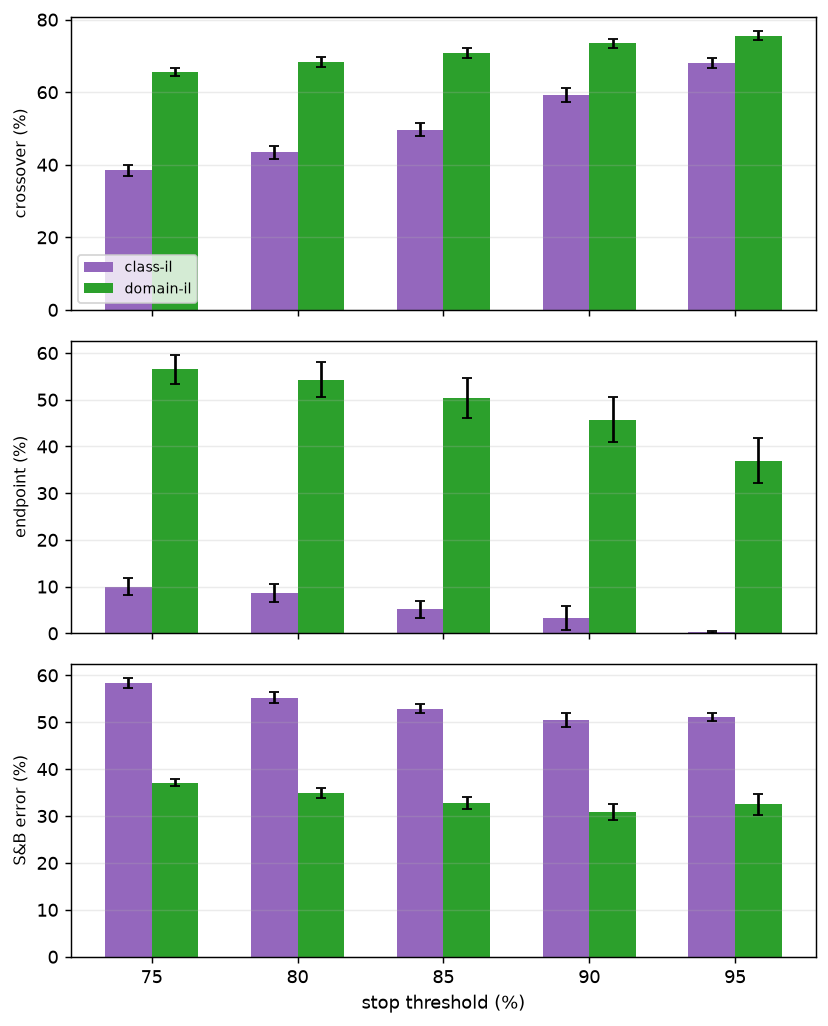

Write Python code to recreate this figure.
"""How much do the standard metrics move when you change the accuracy threshold you stop at,
and does crossover height stay stable while they do?

Fresh run, report series 2, topic 110 (second experiment in the "does the stopping criterion
change the metrics" question -- see 110's docstring for the numbering convention). Backprop
only, both scenarios, 10 seeds. Sweeps the accuracy threshold BOTH tasks are trained to
(matched-competence style, as in old 73) instead of the fixed budget 110 sweeps.

Same three metrics, same report figure shape (3 vertical panels, both scenarios overlaid), same
treatment of crossover's censoring at the low end: a low threshold means task 2 trains only
briefly, so the curves may not have crossed within the observed window yet.

Same diagnostic figures (task 1 orange / task 2 blue, one panel per threshold, per scenario) --
analysis only, not for the report.
"""
import sys
import time
from pathlib import Path

ROOT = Path(__file__).resolve().parents[1]
sys.path.insert(0, str(ROOT))

import numpy as np
import matplotlib.pyplot as plt

from src.protocol import PROTOCOL, load, run, replace, figure_path as _figure_path, \
    array_path as _array_path
from src.metrics import metric_grid

SMOKE = "--smoke" in sys.argv
REPLOT = "--replot" in sys.argv


def _tag(f, suffix):
    own = Path(f).resolve() == Path(__file__).resolve()
    return (suffix + "_SMOKE").lstrip("_") if (SMOKE and own) else suffix


def figure_path(f, suffix=""):
    return _figure_path(f, _tag(f, suffix))


def array_path(f, suffix=""):
    return _array_path(f, _tag(f, suffix))


# ---------------------------------------------------------------- settings
THRESHOLDS = [0.75, 0.80, 0.85, 0.90, 0.95]
SEEDS = 10
EVAL_EVERY = 10
MAX_ITERS = 3000        # generous cap; a run hitting it would be reported, not silently truncated
STOP_PATIENCE = 3
SCENARIOS = ["class_il", "domain_il"]
COLORS = {"class_il": "tab:purple", "domain_il": "tab:green"}
EXP100 = Path(__file__).parent / "100_capacity_vs_width.py"

if SMOKE:
    THRESHOLDS, SEEDS, EVAL_EVERY, MAX_ITERS = [0.5, 0.6], 2, 5, 200
    print("--smoke: tiny budget, results are NOT meaningful\n")

if Path(_array_path(EXP100)).exists():
    H = int(np.load(_array_path(EXP100))["chosen"])
    print(f"H = {H}, read from exp100")
else:
    H = 32
    print("exp100's array not found -- falling back to H = 32")

METRICS = ["crossover", "final_t1", "sb_mean_err"]
LABELS = {"crossover": "crossover (%)", "final_t1": "endpoint (%)", "sb_mean_err": "S&B error (%)"}

if REPLOT and Path(array_path(__file__)).exists():
    z = np.load(array_path(__file__), allow_pickle=True)
    res = {k: {s: z[f"{k}_{s}"] for s in SCENARIOS} for k in METRICS}
    diag = {s: {t: (z[f"steps_{s}_{t}"], z[f"curve_{s}_{t}"], z[f"t1len_{s}_{t}"], z[f"t2len_{s}_{t}"])
                for t in THRESHOLDS} for s in SCENARIOS}
    print(f"--replot: redrawing from {array_path(__file__)}, no training\n")
else:
    base = replace(PROTOCOL, hidden=H, eval_every=EVAL_EVERY, seeds=SEEDS,
                   max_iters_per_task=MAX_ITERS, stop_patience=STOP_PATIENCE,
                   lr={"backprop": 0.01})   # BUG FIX: was missing, silently used the default 0.05
    data = load(replace(base, scenario="class_il"))
    res = {k: {s: np.full((len(THRESHOLDS), SEEDS), np.nan) for s in SCENARIOS} for k in METRICS}
    diag = {s: {} for s in SCENARIOS}
    t0 = time.perf_counter()

    for scen in SCENARIOS:
        proto = replace(base, scenario=scen)
        for ti, thr in enumerate(THRESHOLDS):
            p = replace(proto, stop_threshold=[thr, thr])
            runs = [run(p, "backprop", seed, data=data) for seed in range(SEEDS)]

            n_bad = sum(1 for o in runs if not all(o["reached"]))
            if n_bad:
                print(f"  WARNING: {scen} thr={thr:.0%}: {n_bad}/{SEEDS} seed(s) hit the "
                      f"{MAX_ITERS}-update cap without reaching threshold")

            # Threshold-stopped runs finish at different lengths -- pad onto a common grid
            # relative to the switch, as 73/74 do, rather than np.stack. MEDIAN, not mean: a
            # single slow-to-converge seed inflated the mean-based range enough to starve most
            # of the grid of coverage (thr=0.95 blew out to +-3000 steps against 0.90's +-300).
            t1_lens = [o["switches"][0] for o in runs]
            t2_lens = [o["switches"][1] - o["switches"][0] for o in runs]
            lo = -int(1.2 * np.median(t1_lens))
            hi = int(1.2 * np.median(t2_lens))
            rel_grid = np.arange(lo, hi + EVAL_EVERY, EVAL_EVERY)
            A = np.full((SEEDS, len(rel_grid), 2), np.nan)
            for i, o in enumerate(runs):
                rel = np.asarray(o["steps"]) - o["switches"][0]
                for j, r in enumerate(rel):
                    k_ = int(round((r - lo) / EVAL_EVERY))
                    if 0 <= k_ < len(rel_grid):
                        A[i, k_] = o["curves"]["argmax"][j]

            g = metric_grid(rel_grid, A, 0.0)
            sb = (g["mean_err_t1"] + g["mean_err_t2"]) / 2
            res["crossover"][scen][ti] = g["crossover"]
            res["final_t1"][scen][ti] = g["final_t1"]
            res["sb_mean_err"][scen][ti] = sb
            diag[scen][thr] = (rel_grid, A, np.asarray(t1_lens), np.asarray(t2_lens))
            print(f"  {scen:10s} threshold={thr:.0%}  "
                  f"crossover {np.nanmean(g['crossover']):5.1f}  "
                  f"final_t1 {np.nanmean(g['final_t1']):5.1f}  "
                  f"sb_err {np.nanmean(sb):5.1f}  "
                  f"peak_t1 {np.nanmean(g['peak_t1']):5.1f}  "
                  f"t1_len median {np.median(t1_lens):.0f} [{min(t1_lens):.0f},{max(t1_lens):.0f}]  "
                  f"t2_len median {np.median(t2_lens):.0f} [{min(t2_lens):.0f},{max(t2_lens):.0f}]"
                  f"   [{time.perf_counter()-t0:5.0f}s]")

# ---------------------------------------------------------------- report figure: 3 panels, grouped bars
xs = np.asarray([t * 100 for t in THRESHOLDS])
width = 1.6
fig, axes = plt.subplots(3, 1, figsize=(6.5, 8.0), sharex=True)
for ax, k in zip(axes, METRICS):
    for i, s in enumerate(SCENARIOS):
        v = res[k][s]
        mean = np.nanmean(v, axis=1)
        n = np.sum(np.isfinite(v), axis=1)
        semv = np.where(n > 1, np.nanstd(v, axis=1, ddof=1) / np.sqrt(np.maximum(n, 1)), np.nan)
        offset = (i - 0.5) * width
        ax.bar(xs + offset, mean, width=width, yerr=semv, capsize=3,
               color=COLORS[s], label=s.replace("_", "-"))
    ax.set_xticks(xs)
    ax.set_ylabel(LABELS[k], fontsize=9)
    ax.grid(alpha=0.25, axis="y")
axes[0].legend(fontsize=8, loc="best")
axes[-1].set_xlabel("stop threshold (%)")
fig.tight_layout()
fig.savefig(figure_path(__file__), dpi=130, bbox_inches="tight")
print(f"\nsaved {figure_path(__file__)}")

# ------------------------------------------------- diagnostic (NOT for the report): task1/task2 vs time, per scenario
for s in SCENARIOS:
    fig2, axes2 = plt.subplots(len(THRESHOLDS), 1, figsize=(6, 2.2 * len(THRESHOLDS)), sharex=False)
    for ax, thr in zip(axes2, THRESHOLDS):
        steps, A, t1_lens, t2_lens = diag[s][thr]     # A: [seeds, evals, 2]
        for r in range(A.shape[0]):
            ax.plot(steps, A[r, :, 0] * 100, color="tab:orange", lw=0.6, alpha=0.25)
            ax.plot(steps, A[r, :, 1] * 100, color="tab:blue", lw=0.6, alpha=0.25)
        ax.plot(steps, np.nanmean(A[:, :, 0], axis=0) * 100, color="tab:orange", lw=2.0, label="task 1")
        ax.plot(steps, np.nanmean(A[:, :, 1], axis=0) * 100, color="tab:blue", lw=2.0, label="task 2")
        ax.axvline(0, color="k", ls="--", lw=1)
        ax.set_ylim(0, 100)
        ax.set_ylabel(f"{thr:.0%}", fontsize=8)
        ax.grid(alpha=0.2)
        # per-seed spread of how many updates each task actually took, to relate at a glance to 110
        ax.text(0.99, 0.04,
                f"t1 {np.median(t1_lens):.0f} [{t1_lens.min():.0f}-{t1_lens.max():.0f}]  "
                f"t2 {np.median(t2_lens):.0f} [{t2_lens.min():.0f}-{t2_lens.max():.0f}]",
                transform=ax.transAxes, ha="right", va="bottom", fontsize=6.5, color="dimgray")
    axes2[0].legend(fontsize=7, loc="lower left")
    axes2[-1].set_xlabel("training step, relative to the task switch")
    fig2.tight_layout()
    fig2.savefig(figure_path(__file__, f"diagnostic_{s}"), dpi=110, bbox_inches="tight")
    print(f"saved {figure_path(__file__, f'diagnostic_{s}')}  (analysis only, not for the report)")

# ---------------------------------------------------------------- save
np.savez(array_path(__file__), thresholds=np.asarray(THRESHOLDS), H=H,
         **{f"{k}_{s}": res[k][s] for k in METRICS for s in SCENARIOS},
         **{f"steps_{s}_{t}": diag[s][t][0] for s in SCENARIOS for t in THRESHOLDS},
         **{f"curve_{s}_{t}": diag[s][t][1] for s in SCENARIOS for t in THRESHOLDS},
         **{f"t1len_{s}_{t}": diag[s][t][2] for s in SCENARIOS for t in THRESHOLDS},
         **{f"t2len_{s}_{t}": diag[s][t][3] for s in SCENARIOS for t in THRESHOLDS})
print(f"saved {array_path(__file__)}")
